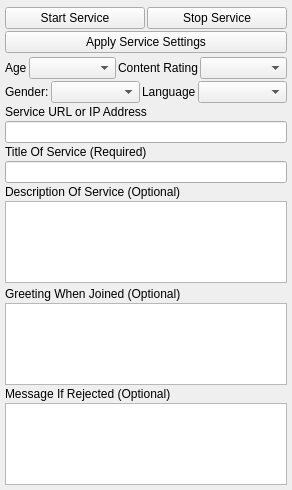
<?xml version="1.0" encoding="UTF-8"?>
<ui version="4.0">
 <class>PluginSettingsUi</class>
 <widget class="QWidget" name="PluginSettingsUi">
  <property name="geometry">
   <rect>
    <x>0</x>
    <y>0</y>
    <width>292</width>
    <height>490</height>
   </rect>
  </property>
  <property name="sizePolicy">
   <sizepolicy hsizetype="Expanding" vsizetype="Preferred">
    <horstretch>0</horstretch>
    <verstretch>0</verstretch>
   </sizepolicy>
  </property>
  <property name="windowTitle">
   <string>Service</string>
  </property>
  <property name="styleSheet">
   <string notr="true"/>
  </property>
  <layout class="QVBoxLayout" name="verticalLayout">
   <property name="spacing">
    <number>2</number>
   </property>
   <property name="leftMargin">
    <number>5</number>
   </property>
   <property name="topMargin">
    <number>5</number>
   </property>
   <property name="rightMargin">
    <number>5</number>
   </property>
   <property name="bottomMargin">
    <number>5</number>
   </property>
   <item>
    <widget class="InformationWidget" name="m_InfoWidget" native="true"/>
   </item>
   <item>
    <layout class="QHBoxLayout" name="horizontalLayout">
     <item>
      <widget class="QPushButton" name="m_StartButton">
       <property name="text">
        <string>Start Service</string>
       </property>
      </widget>
     </item>
     <item>
      <widget class="QPushButton" name="m_StopButton">
       <property name="sizePolicy">
        <sizepolicy hsizetype="Minimum" vsizetype="Preferred">
         <horstretch>0</horstretch>
         <verstretch>0</verstretch>
        </sizepolicy>
       </property>
       <property name="minimumSize">
        <size>
         <width>0</width>
         <height>0</height>
        </size>
       </property>
       <property name="text">
        <string>Stop Service</string>
       </property>
      </widget>
     </item>
    </layout>
   </item>
   <item>
    <widget class="QPushButton" name="m_ApplyButton">
     <property name="text">
      <string>Apply Service Settings</string>
     </property>
    </widget>
   </item>
   <item>
    <widget class="PermissionWidget" name="m_PermissionWidget" native="true"/>
   </item>
   <item>
    <layout class="QHBoxLayout" name="horizontalLayout_2">
     <item>
      <widget class="QLabel" name="label_2">
       <property name="text">
        <string>Age</string>
       </property>
      </widget>
     </item>
     <item>
      <widget class="QComboBox" name="m_AgeComboBox">
       <property name="sizePolicy">
        <sizepolicy hsizetype="Expanding" vsizetype="Preferred">
         <horstretch>0</horstretch>
         <verstretch>0</verstretch>
        </sizepolicy>
       </property>
       <property name="maxCount">
        <number>100</number>
       </property>
      </widget>
     </item>
     <item>
      <widget class="QLabel" name="label_5">
       <property name="text">
        <string>Content Rating</string>
       </property>
      </widget>
     </item>
     <item>
      <widget class="QComboBox" name="m_ContentRatingComboBox">
       <property name="sizePolicy">
        <sizepolicy hsizetype="Expanding" vsizetype="Preferred">
         <horstretch>0</horstretch>
         <verstretch>0</verstretch>
        </sizepolicy>
       </property>
       <property name="maxCount">
        <number>100</number>
       </property>
      </widget>
     </item>
    </layout>
   </item>
   <item>
    <layout class="QHBoxLayout" name="horizontalLayout_3">
     <item>
      <widget class="QLabel" name="label_6">
       <property name="text">
        <string>Gender:</string>
       </property>
      </widget>
     </item>
     <item>
      <widget class="QComboBox" name="m_GenderComboBox">
       <property name="sizePolicy">
        <sizepolicy hsizetype="Expanding" vsizetype="Preferred">
         <horstretch>0</horstretch>
         <verstretch>0</verstretch>
        </sizepolicy>
       </property>
      </widget>
     </item>
     <item>
      <widget class="QLabel" name="label_4">
       <property name="text">
        <string>Language</string>
       </property>
      </widget>
     </item>
     <item>
      <widget class="QComboBox" name="m_LanguageComboBox">
       <property name="sizePolicy">
        <sizepolicy hsizetype="Expanding" vsizetype="Preferred">
         <horstretch>0</horstretch>
         <verstretch>0</verstretch>
        </sizepolicy>
       </property>
      </widget>
     </item>
    </layout>
   </item>
   <item>
    <widget class="QLabel" name="m_UrlDescriptionLabel">
     <property name="text">
      <string>Service URL or IP Address</string>
     </property>
    </widget>
   </item>
   <item>
    <widget class="QLineEdit" name="m_UrlEdit">
     <property name="maxLength">
      <number>63</number>
     </property>
    </widget>
   </item>
   <item>
    <widget class="QLabel" name="m_UserDisplayedNameLabel">
     <property name="text">
      <string>Title Of Service (Required)</string>
     </property>
    </widget>
   </item>
   <item>
    <widget class="QLineEdit" name="m_ServiceTitleEdit">
     <property name="maxLength">
      <number>127</number>
     </property>
    </widget>
   </item>
   <item>
    <widget class="QLabel" name="m_DescriptionLabel">
     <property name="text">
      <string>Description Of Service (Optional)</string>
     </property>
    </widget>
   </item>
   <item>
    <widget class="QPlainTextEdit" name="m_DescriptionEdit">
     <property name="sizePolicy">
      <sizepolicy hsizetype="Expanding" vsizetype="Preferred">
       <horstretch>0</horstretch>
       <verstretch>0</verstretch>
      </sizepolicy>
     </property>
    </widget>
   </item>
   <item>
    <widget class="ThumbnailChooseWidget" name="m_ThumbnailChooseWidget" native="true"/>
   </item>
   <item>
    <widget class="QLabel" name="label">
     <property name="text">
      <string>Greeting When Joined (Optional)</string>
     </property>
    </widget>
   </item>
   <item>
    <widget class="QPlainTextEdit" name="m_GreetingEdit">
     <property name="sizePolicy">
      <sizepolicy hsizetype="Expanding" vsizetype="Preferred">
       <horstretch>0</horstretch>
       <verstretch>0</verstretch>
      </sizepolicy>
     </property>
    </widget>
   </item>
   <item>
    <widget class="QLabel" name="label_3">
     <property name="text">
      <string>Message If Rejected (Optional)</string>
     </property>
    </widget>
   </item>
   <item>
    <widget class="QPlainTextEdit" name="m_RejectEdit">
     <property name="sizePolicy">
      <sizepolicy hsizetype="Expanding" vsizetype="Preferred">
       <horstretch>0</horstretch>
       <verstretch>0</verstretch>
      </sizepolicy>
     </property>
    </widget>
   </item>
  </layout>
 </widget>
 <customwidgets>
  <customwidget>
   <class>PermissionWidget</class>
   <extends>QWidget</extends>
   <header>PermissionWidget.h</header>
   <container>1</container>
  </customwidget>
  <customwidget>
   <class>InformationWidget</class>
   <extends>QWidget</extends>
   <header>InformationWidget.h</header>
   <container>1</container>
  </customwidget>
  <customwidget>
   <class>ThumbnailChooseWidget</class>
   <extends>QWidget</extends>
   <header>ThumbnailChooseWidget.h</header>
   <container>1</container>
  </customwidget>
 </customwidgets>
 <resources/>
 <connections/>
</ui>
